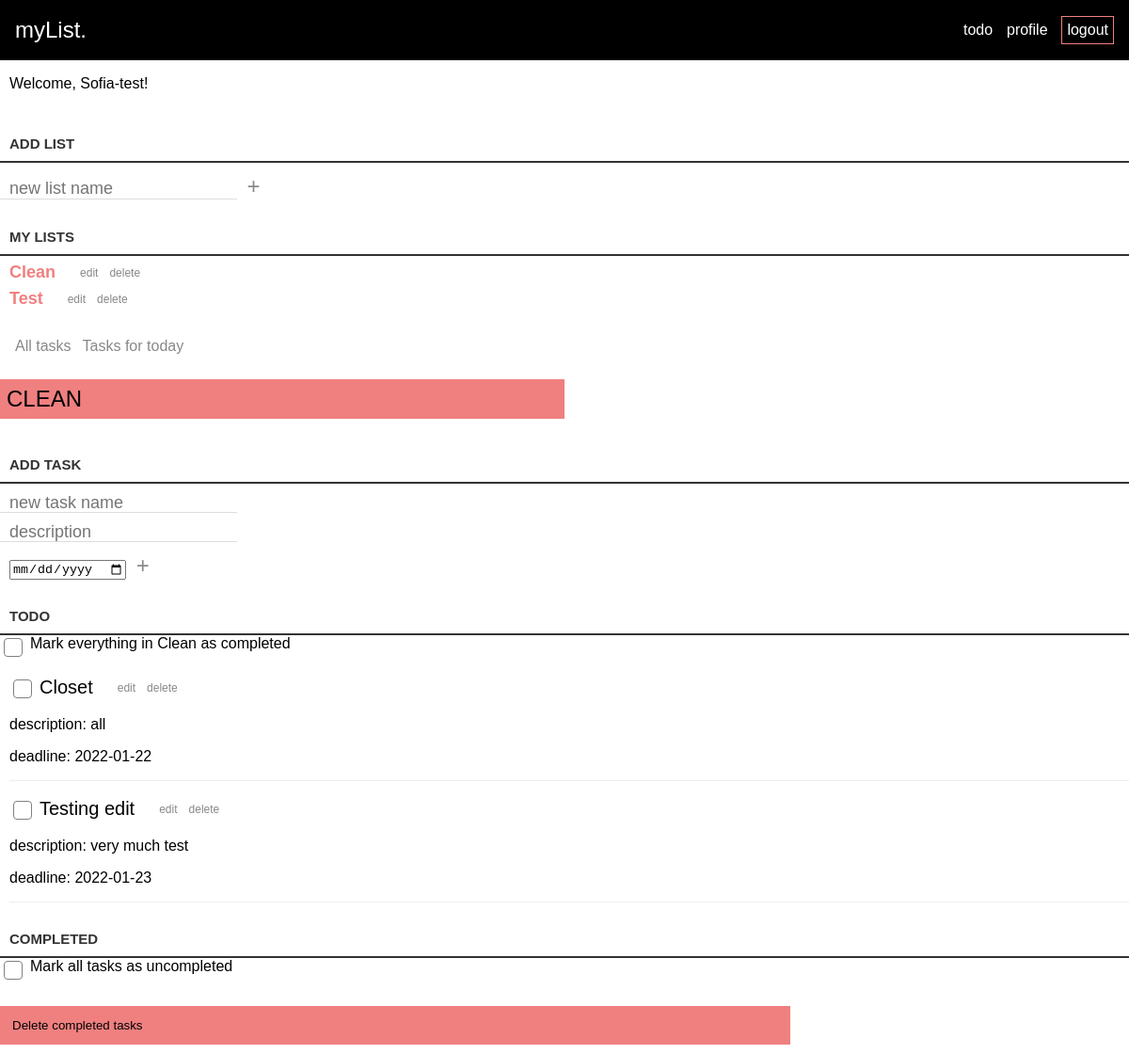
The app's page /loggedin.php?id=81&title=Clean (signed in) with its own data.
### tables this page shows
CREATE TABLE lists (
id INTEGER PRIMARY KEY AUTOINCREMENT,
title VARCHAR,
created_at DATETIME DEFAULT CURRENT_TIMESTAMP,
user_id INTEGER,
FOREIGN KEY(user_id) REFERENCES users(id)
);

CREATE TABLE tasks (
id INTEGER PRIMARY KEY AUTOINCREMENT,
title VARCHAR,
created_at DATETIME DEFAULT CURRENT_TIMESTAMP,
deadline_at DATETIME DEFAULT CURRENT_TIMESTAMP,
completed_at DATETIME DEFAULT CURRENT_TIMESTAMP,
content VARCHAR,
list_id INTEGER,
user_id INTEGER,
FOREIGN KEY(list_id) REFERENCES lists(id),
FOREIGN KEY(user_id) REFERENCES users(id)
);

### app/functions.php (called while the page is built, shortened)
<?php
function get_lists(object $database)
{
    $user_id = $_SESSION['user']['id'];
    $statement = $database->prepare("SELECT * FROM lists WHERE user_id = :id");
    $statement->bindParam(':id', $user_id, PDO::PARAM_INT);
    $statement->execute();
    $lists = $statement->fetchAll(PDO::FETCH_ASSOC);
    return $lists;
}
function get_tasks(object $database)
{
    $user_id = $_SESSION['user']['id'];
    $statement = $database->prepare('SELECT * FROM tasks WHERE user_id = :user_id ');
    $statement->bindParam(':user_id', $user_id, PDO::PARAM_INT);
    $statement->execute();
    $allTasks = $statement->fetchAll(PDO::FETCH_ASSOC);
    return $allTasks;
}

### loggedin.php (the view, shortened to what this page needs)
<?php
require __DIR__ . '/app/autoload.php';
require __DIR__ . '/views/header.php'; ?>
<?php if (isset($_SESSION['user'])) : ?>
    <p class="welcome-user">Welcome, <?= $_SESSION['user']['name']; ?>!</p>
    <form class="new-list-form" action="/app/lists/create.php" method="post">
        <label for="title">Add list</label>
        <div>
            <input id="title" name="title" type="text" class="new-list" placeholder="new list name" aria-label="new list name" />
            <button class="loggedin-btn-plus">+</button>
        </div>
    </form>
    <?php
    $lists = get_lists($database);
    if (!empty($lists)) : ?>
        <div class="loggedin-container">
            <h3>My Lists</h2>
                <div class="list-container">
                    <ul>
                        <?php
                        foreach ($lists as $list) : ?>
                            <?php
                            $title = $list['title'];
                            $id = $list['id'];
                            ?>
                            <li>
                                <a class="list-link" href="loggedin.php?id=<?= $id; ?>&title=<?= $title; ?>"><?php echo $title ?></a>
                                <div class="edit-delete-buttons">
                                    <form action="/edit-list.php?id=<?= $id; ?> &title= <?= $title; ?>" method="post">
                                        <button class="loggedin-btn">edit</button>
                                    </form>
                                    <form action="/app/lists/delete.php" method="post">
                                        <button class="loggedin-btn">delete</button>
                                    </form>
                                </div>
                            </li>
                        <?php endforeach; ?>
                    </ul>
                </div>
                <div class="show-stuff">
                    <form action="/all-tasks.php" method="post">
                        <button name="all-tasks" type="submit" class="loggedin-btn">All tasks</button>
                    </form>
                    <form action="/tasks-today.php" method="post">
                        <button name="tasks-for-today" type="submit" class="loggedin-btn">Tasks for today</button>
                    </form>
                </div>
                <?php if (isset($_GET['id'])) : ?>
                    <h2 class="list-title"><?= $_GET['title']; ?></h2>
                    <form class="new-list-form" action="/app/tasks/create.php?id=<?= $_GET['id'] ?>&title=<?= $title; ?>" method="post">
                        <label for="title">Add task</label>
                        <div>
                            <input id="title" name="title" type="text" class="new-task" placeholder="new task name" />
                        </div>
                        <div>
                            <input id="content" name="content" type="text" class="new-task" placeholder="description" />
                        </div>
                        <div>
                            <input class="input-date" id="date" name="date" type="date" class="new-task" />
                            <button class="loggedin-btn-plus" class="create-task" aria-label="create new task">+</button>
                        </div>
                    </form>
                    <div class="task-container">
                        <h3>Todo</h3>
                        <form class="list-flex" action="/app/lists/complete-tasks.php?id=<?= $_GET['id']; ?>&title=<?= $_GET['title']; ?>" method="POST">
                            <input type="checkbox" name="is_completed" id="is_completed" />
                            <label for="is_completed">
                                Mark everything in <?= $_GET['title']; ?> as completed
                            </label>
                        </form>
                        <ul>
                            <?php
                            $tasks = get_tasks($database);
                            foreach ($tasks as $task) :
                                if ($task['list_id'] == $_GET['id'] && $task['completed_at'] === null) : ?>
                                    <li>
                                        <form class="list-flex" action="/app/tasks/completed.php?id=<?= $id; ?>&title=<?= $title ?>" method="POST">
                                            <input type="checkbox" name="is_completed" id="is_completed" />
                                            <label for="is_completed">
                                                <?= $task['title']; ?>
                                            </label>
                                        </form>
                                        <div class="edit-delete-buttons">
                                            <form action="/edit-tasks.php?id=<?= $id; ?>&task_id=<?= $task['id'] ?>&title=<?= $title ?>" method="post">
                                                <button class="loggedin-btn">edit</button>
                                            </form>
                                            <form action="/app/tasks/delete.php?id=<?= $id; ?>&task_id=<?= $task['id'] ?>&title=<?= $title ?>" method="post">
                                                <button class="loggedin-btn">delete</button>
                                            </form>
                                        </div>
                                    </li>
                                    <div class="info-about-task show">
                                        <p>description: <?php echo $task['content'] ?></p>
                                        <p>deadline: <?php echo $task['deadline_at'] ?></p>
                                    </div>
                                <?php endif; ?>
                            <?php endforeach; ?>
                        </ul>
                    </div>
                    <div class="task-container">
                        <h3>Completed</h3>
                        <form class="list-flex" action="/app/lists/not-completed-tasks.php?id=<?= $_GET['id']; ?>&title=<?= $_GET['title']; ?>" method="POST">
                            <input type="checkbox" name="is_completed" id="is_completed" />
                            <label for="is_completed">
                                Mark all tasks as uncompleted
                            </label>
                        </form>
                    </div>
                <?php endif; ?>
                <form action="/app/tasks/delete-completed-tasks.php" method="post">
                    <button class="loggedin-btn-delete">Delete completed tasks</button>
                </form>
        </div>
        <?php require __DIR__ . '/views/footer.php'; ?>
    <?php endif ?>
<?php endif ?>

### assets/styles/style.css (style rules this page uses)
* { box-sizing: border-box; }
body { margin: 0; padding: 0; font-family: sans-serif; }

### assets/styles/profile.css (style rules this page uses)
.show { display: block; }

### assets/styles/loggedin.css (style rules this page uses)
.welcome-user { margin-left: 10px; font-family: sans-serif; }
.list-link { text-decoration: none; color: lightcoral; }
.list-container li { display: flex; align-items: flex-end; gap: 20px; font-size: 24px; margin: 0px 10px; }
.list-container .edit-delete-buttons { padding-bottom: 0; }
.new-list-form { display: flex; flex-direction: column; gap: 10px; }
.loggedin-btn-plus { background: none; border: 0; color: #888; font-size: 24px; margin: 0; font-family: sans-serif; cursor: pointer; padding: 0x; }
.input-date { margin-left: 10px; }
.edit-delete-buttons { padding-right: 40px; padding-bottom: 5px; }
.edit-delete-buttons button { font-size: 12px; }
.list-container a { text-decoration: none; font-size: 18px; font-weight: 600; }
.task-container li { display: flex; align-items: flex-end; gap: 20px; font-size: 20px; margin-top: 16px; margin-left: 10px; }
.list-flex { display: flex; gap: 5px; }
.edit-delete-buttons { display: flex; }
.info-about-task { overflow: hidden; padding: 0; border-bottom: 1px solid #eee; margin-left: 10px; display: none; }
.show { display: block; }
.list-container ul, .task-container ul { margin: 0; padding: 0; }
.loggedin-btn { background: none; border: 0; color: #888; font-size: 16px; font-family: sans-serif; cursor: pointer; }
.loggedin-container h3 { color: #333; font-weight: 700; font-size: 15px; border-bottom: 2px solid #333; padding: 30px 10px 10px; margin: 0; text-transform: uppercase; }
.list-title { background-color: lightcoral; margin-top: 25px; margin-bottom: 10px; width: 50%; padding: 7px; font-family: sans-serif; font-weight: 500; text-transform: uppercase; }
input[type='text'] { margin: 0; font-size: 18px; line-height: 18px; height: 18px; padding: 10px; border: none; border-bottom: 1px solid #ddd; background: #fff; font-family: sans-serif; color: #888; }
label[for='title'] { color: #333; font-weight: 700; font-size: 15px; border-bottom: 2px solid #333; padding: 30px 0 10px; margin: 0; text-transform: uppercase; width: 100%; padding-left: 10px; }
.show-stuff { margin: 10px; padding-top: 20px; display: flex; }
input[type='checkbox'] { position: relative; width: 1.5em; height: 1.5em; color: black; border: 1px solid grey; border-radius: 4px; appearance: none; outline: 0; cursor: pointer; }
.loggedin-btn-delete { border: none; background-color: lightcoral; margin-top: 25px; margin-bottom: 10px; width: 70%; padding: 13px; font-family: sans-serif; text-align: start; }

### records on screen
lists: title "Clean"
lists: title "Test"
tasks: title "Closet", content "all", deadline_at "2022-01-22"
tasks: title "Testing edit", content "very much test", deadline_at "2022-01-23"

### other values on screen
$_SESSION['user']['name'] "Sofia-test"
$_GET['title'] "CLEAN"
$_GET['title'] "Clean"
